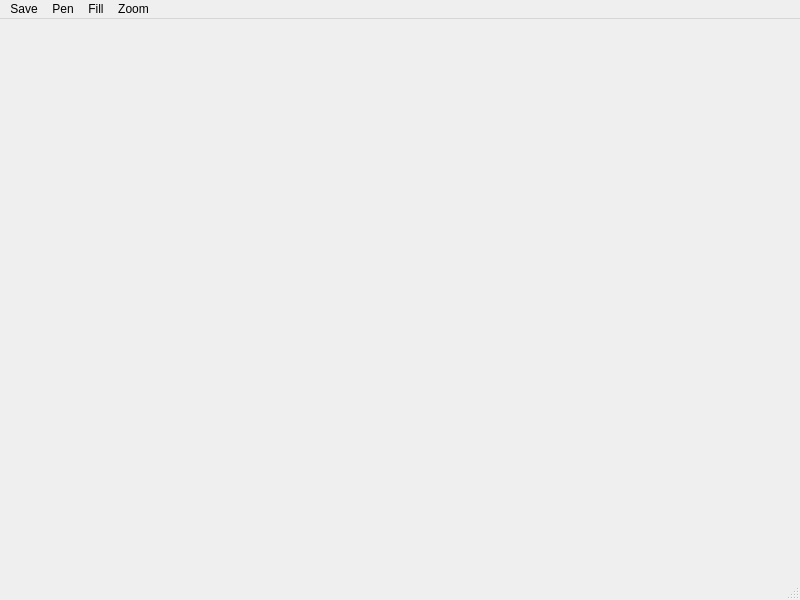
<?xml version="1.0" encoding="UTF-8"?>
<ui version="4.0">
 <class>paintWindo</class>
 <widget class="QMainWindow" name="paintWindo">
  <property name="geometry">
   <rect>
    <x>0</x>
    <y>0</y>
    <width>800</width>
    <height>600</height>
   </rect>
  </property>
  <property name="windowTitle">
   <string>MainWindow</string>
  </property>
  <widget class="QWidget" name="centralwidget">
   <widget class="QLabel" name="bmpLabel">
    <property name="geometry">
     <rect>
      <x>0</x>
      <y>0</y>
      <width>241</width>
      <height>131</height>
     </rect>
    </property>
    <property name="text">
     <string/>
    </property>
   </widget>
  </widget>
  <widget class="QMenuBar" name="menubar">
   <property name="geometry">
    <rect>
     <x>0</x>
     <y>0</y>
     <width>800</width>
     <height>22</height>
    </rect>
   </property>
   <widget class="QMenu" name="menuDibujar">
    <property name="title">
     <string>Save</string>
    </property>
    <addaction name="actionSaveClose"/>
   </widget>
   <widget class="QMenu" name="menuLapiz">
    <property name="title">
     <string>Pen</string>
    </property>
    <addaction name="actionsize"/>
    <addaction name="actioncolor"/>
    <addaction name="actionSelectPen"/>
   </widget>
   <widget class="QMenu" name="menuFill">
    <property name="title">
     <string>Fill</string>
    </property>
    <addaction name="actioncolorFill"/>
    <addaction name="actionSelectFill"/>
   </widget>
   <widget class="QMenu" name="menuErraser">
    <property name="title">
     <string>Zoom</string>
    </property>
    <addaction name="actionZoomIN"/>
    <addaction name="actionZoomOut"/>
   </widget>
   <addaction name="menuDibujar"/>
   <addaction name="menuLapiz"/>
   <addaction name="menuFill"/>
   <addaction name="menuErraser"/>
  </widget>
  <widget class="QStatusBar" name="statusbar"/>
  <action name="actionsize">
   <property name="text">
    <string>size</string>
   </property>
  </action>
  <action name="actioncolor">
   <property name="text">
    <string>color</string>
   </property>
  </action>
  <action name="actioncolorFill">
   <property name="text">
    <string>color</string>
   </property>
  </action>
  <action name="actionSelectPen">
   <property name="text">
    <string>select</string>
   </property>
  </action>
  <action name="actionSelectFill">
   <property name="text">
    <string>select</string>
   </property>
  </action>
  <action name="actionSaveClose">
   <property name="text">
    <string>Save and Close</string>
   </property>
  </action>
  <action name="actionZoomIN">
   <property name="text">
    <string>ZoomIN</string>
   </property>
  </action>
  <action name="actionZoomOut">
   <property name="text">
    <string>ZoomOut</string>
   </property>
  </action>
 </widget>
 <resources/>
 <connections/>
</ui>
